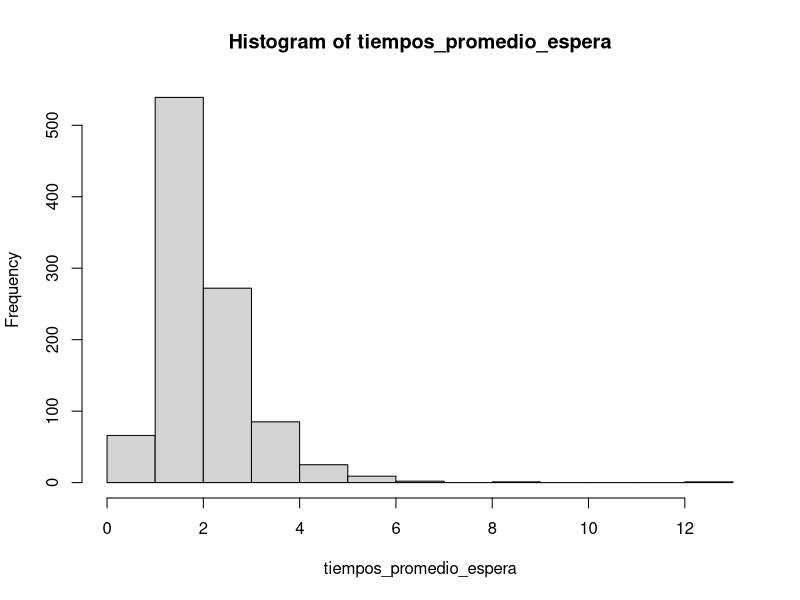
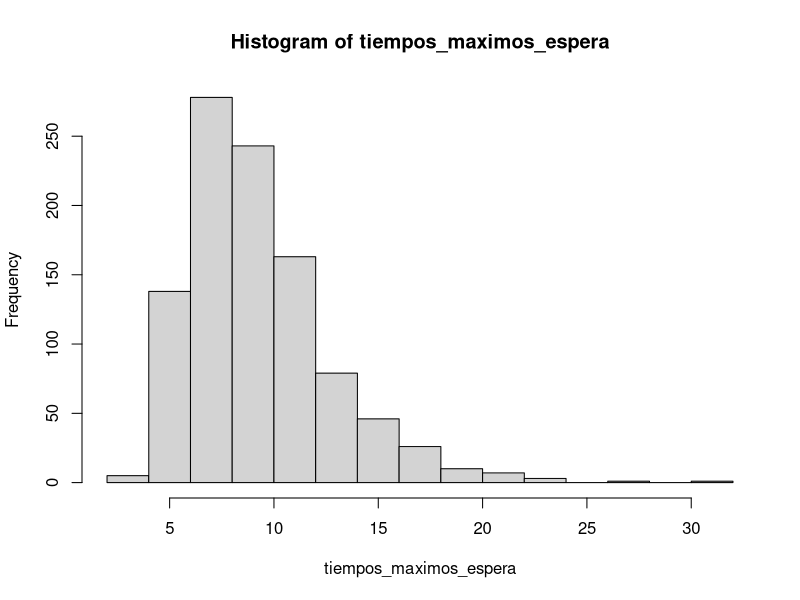
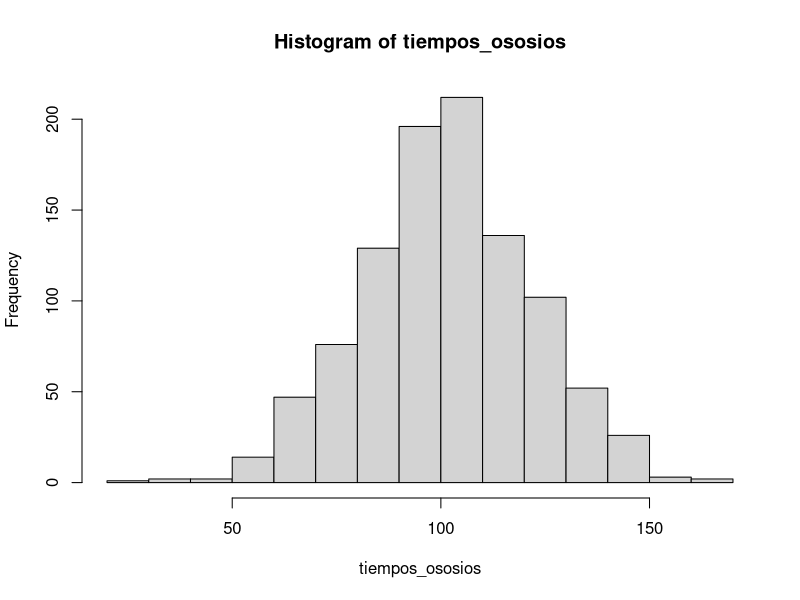

R code for these plots, in order:
"
Considere una bencinera, la cual tiene una única bomba de bencina. El tiempo entre llegada de los
automóviles a la bencinera sigue una distribución exponencial con una tasa de llegada de 1 vehículo cada 3
minutos. Por otro lado, el tempo que el operador se demora en cargar la bencina en el automóvil sigue una
distribución normal, con una media de 2 minutos y una desviación estándar de 0,5 minutos.

Se pide, simule el proceso de compra de bencina durante 5 horas y responda las siguientes preguntas.
1.- Cuál es el tiempo promedio de espera de un vehículo para ser atendido.
2.- Cuál es el tiempo máximo que espera un vehículo para ser atendido.
3.- Cuál es el tiempo ocioso del operador.
"

tiempos_promedio_espera <- c()
tiempos_maximos_espera <- c()
tiempos_ososios <- c()

for (i in 1:1000){ # ciclo de las mil simulaciones 
                  
  lambda <- 1/3 # Tasa de llegada de clientes
  tiempo <- 300 # Tiempo total del problema en minutos
  tiempo_acumulado <- 0
  
  tiempo_llegada <- c() # Donde almaceno los tiempos de llegada
  
  while (tiempo_acumulado <= tiempo){
    x <- rexp(1,lambda) # Funcion distribucion exponencial 
    tiempo_acumulado = tiempo_acumulado + x
    if (tiempo_acumulado <= tiempo)
      tiempo_llegada = c(tiempo_llegada, tiempo_acumulado)  # agrego el tiempo acumulado al sistema
  }
  
  
  numero_autos <- length(tiempo_llegada) # Numero de autos en el sistema
  tiempo_atencion <- rnorm(numero_autos,2,0.5) # Distribucion normal con la cantidad de autos en el sistema
  
  tiempo_inicio_atencion <- c()
  tiempo_termino_atencion <- c()
  
  tiempo_inicio_atencion <- c(tiempo_inicio_atencion,tiempo_llegada[1]) # si o si cuando llegue debe atenderlo
  tiempo_termino_atencion<- c(tiempo_termino_atencion,tiempo_inicio_atencion[1] + tiempo_atencion[1]) # se suma el tiempo de inicio de la atencion y el vakor almacenado del tiempo de atencion de la distribucion normal
  
  for (i in 2:numero_autos){
    tiempo_atencion <- rnorm(numero_autos,2,0.5) # Asigno otro valor a la distribucion normal 
    tiempo_inicio_atencion <- c(tiempo_inicio_atencion, max(tiempo_llegada[i], tiempo_termino_atencion[i-1])) # El tiempo de atencion empieza cuando termine el cliente anterior inmediatamente si hay alguien en fila, si no hay el tiempo sigue corriendo 
    tiempo_termino_atencion<- c(tiempo_termino_atencion,(tiempo_inicio_atencion[i] + tiempo_atencion[i]))
  }
  
  " 1. Cuál es el tiempo promedio de espera de un vehículo para ser atendido.
  "
 
  tiempo_espera <- c() # Asigno cadena para los tiempos de espera
  
  for (i in 1:numero_autos){
    tiempo <- tiempo_inicio_atencion[i] - tiempo_llegada[i]
    tiempo_espera = c(tiempo_espera, tiempo)
  }
  
  mean(tiempo_espera) # Media de los tiempos de espera
  
  "
  2.- Cuál es el tiempo máximo que espera un vehículo para ser atendido
  "

  max(tiempo_espera) # Maximo de los tiempos de espera 
  
  "
  3.- Cuál es el tiempo ocioso del operador.
  "
  
  tiempo_ocioso <- c() # Creo una cadena para los tiempos ociosos del operador
  
  tiempo_ocioso <- c(tiempo_ocioso, tiempo_inicio_atencion[1]) # Agrego el tiempo hasta que se empezo a atender el primer cliente
  
  for (i in 1:numero_autos - 1){
    tiempo = tiempo_inicio_atencion[i+1] - tiempo_termino_atencion[i] # Tiempo de inicio de atencion del segundo cliente menos el termino de atencion del primer cliente 
    tiempo_ocioso = c(tiempo_ocioso, tiempo) # agrego el tiempo a la cadena en cada usuario 
  }
  
  sum(tiempo_ocioso) # sumo los tiempos de ocio 
  mean(tiempo_ocioso) # media de los tiempos de ocio 
"
------------------------------------------------------------------------------------------------------------------------------------------

1000 SIMULACIONES
"
  tiempos_promedio_espera <- c(tiempos_promedio_espera, mean(tiempo_espera))  # promedio de los tiempos de espera
  tiempos_maximos_espera <- c(tiempos_maximos_espera, max(tiempo_espera))   # maximos tiempos de espera en cada simulasion
  tiempos_ososios <- c(tiempos_ososios, sum(tiempo_ocioso)) # suma de todo el tiempo de ocio en los 300 minutos para cada una de las mil simulaciomes
}

tiempos_ososios

"
HISTOGRAMAS
"
length(tiempo_llegada)

hist(tiempos_promedio_espera)
hist(tiempos_maximos_espera)
hist(tiempos_ososios)

tiempo_ocioso



